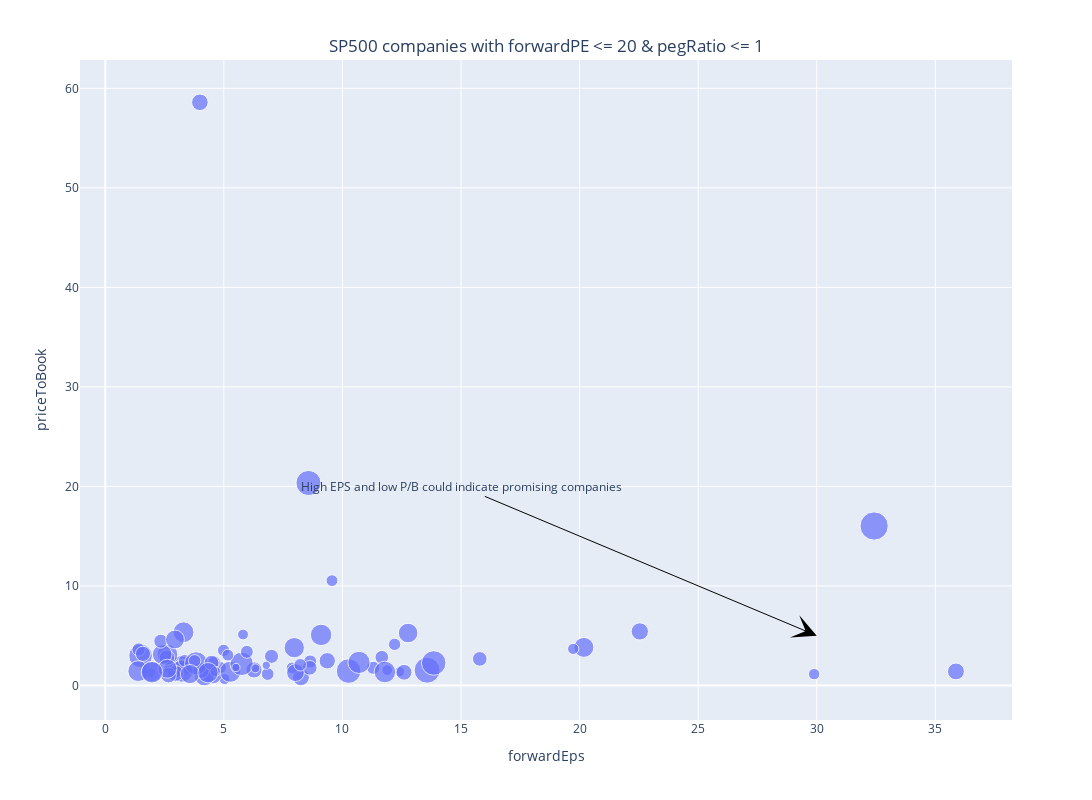

Notebook cell for this chart:
### Markdown cell above
The current forward P/E of the whole SP500 list of companies is around USD 29 (May 2021), which is probably slightly inflated due to the current pandemic. We'll see what companies have their P/E ratio under USD 20, as they could be considered "cheaper" than the market. The PEG ratio being significantly under 1 is a sign of its price being too low for the company’s likely performance in the future.
   
Using these information, we can filter some promising companies from the SP500 list. We can then afterward visualise these companies using their respective values for EPS, P/S and P/B.

### Code cell
PE_filter = 20
peg_filter = 1
funs_filtered = funs.query('forwardPE <= @PE_filter & pegRatio <= @peg_filter')

fig = px.scatter(funs_filtered, x="forwardEps", y="priceToBook",
                 size='priceToSalesTrailing12Months', hover_name='Ticker',hover_data=['forwardPE','pegRatio'])
fig.update_layout(
        width=1280,
        height=800,
        title = {
            'text': f'SP500 companies with forwardPE <= {PE_filter} & pegRatio <= {peg_filter}',
            'y':0.95,
            'x':0.5,
            'xanchor': 'center',
            'yanchor': 'top'})

fig.add_annotation(
  x=30,  # arrows' head
  y=5,  # arrows' head
  ax=15,  # arrows' tail
  ay=20,  # arrows' tail
  xref='x',
  yref='y',
  axref='x',
  ayref='y',
  text='High EPS and low P/B could indicate promising companies',
  showarrow=True,
  arrowhead=3,
  arrowsize=4,
  arrowwidth=1,
  arrowcolor='black'
)
fig.show()

### Figure 1 — Plotly figure (JSON) as saved in the notebook; plotly's stock layout.template omitted (floating-point values rounded to 4 significant figures; data arrays with more than 128 entries replaced by an {"elided": "..."} marker saying what was removed)
{"data": [{"customdata": {"elided": "80x2 float values"}, "hovertemplate": "<b>%{hovertext}</b><br><br>forwardEps=%{x}<br>priceToBook=%{y}<br>priceToSalesTrailing12Months=%{marker.size}<br>forwardPE=%{customdata[0]}<br>pegRatio=%{customdata[1]}<extra></extra>", "hovertext": ["AIG", "AIZ", "ALL", "AMP", "AXP", "BIIB", "BK", "BMY", "BWA", "C", "CB", "CE", "CFG", "CMA", "COG", "COP", "CVX", "DAL", "DD", "DHI", "DISCK", "DISH", "DOW", "DVA", "DVN", "DXC", "EOG", "EXC", "F", "FANG", "FCX", "FDX", "FE", "FITB", "GLW", "GM", "GS", "HAL", "HBAN", "HFC", "HPE", "IP", "IPG", "IVZ", "KEY", "KHC", "LEN", "LH", "LKQ", "LRCX", "LYB", "MTB", "MU", "NEM", "NRG", "NUE", "PCAR", "PFG", "PGR", "PHM", "PNC", "PPL", "PSX", "PVH", "PXD", "QCOM", "RE", "RF", "RJF", "SJM", "SLB", "STT", "TPR", "TXT", "VLO", "WDC", "WFC", "WRB", "WRK", "ZION"], "legendgroup": "", "marker": {"color": "#636efa", "size": [0.9647, 0.9444, 0.8557, 2.428, 3.715, 3.235, 2.836, 3.33, 1.137, 2.32, 2.023, 3.11, 3.378, 3.628, 4.538, 3.724, 2.136, 2.239, 2.075, 1.517, 1.592, 1.443, 1.213, 1.13, 3.515, 0.458, 4.42, 1.327, 0.3523, 4.901, 3.514, 1.024, 1.935, 3.966, 3.124, 0.6533, 2.313, 1.45, 3.505, 0.5254, 0.7676, 1.145, 1.572, 2.041, 3.382, 1.957, 1.399, 1.742, 1.23, 6.483, 1.237, 3.775, 3.997, 4.343, 0.9466, 1.247, 1.61, 1.311, 1.344, 1.395, 5.443, 2.945, 0.5585, 1.158, 4.887, 5.13, 1.058, 3.777, 2.172, 1.75, 1.862, 2.555, 2.871, 1.259, 0.5408, 1.264, 2.975, 1.769, 0.8679, 3.356], "sizemode": "area", "sizeref": 0.01621, "symbol": "circle"}, "mode": "markers", "name": "", "orientation": "v", "showlegend": false, "type": "scatter", "x": [5.03, 11.89, 12.41, 22.54, 9.1, 20.18, 4.53, 7.97, 4.86, 8.25, 12.6, 12.77, 4.18, 5.27, 1.49, 3.17, 6.27, 3.99, 4.04, 11.66, 3.23, 2.75, 4.99, 9.56, 2.62, 3.44, 5.75, 3.05, 1.69, 10.26, 3.3, 19.73, 2.6, 3.23, 2.4, 6.33, 35.87, 1.41, 1.39, 3, 1.92, 5.17, 2.34, 2.96, 1.96, 2.67, 11.3, 15.79, 3.34, 32.42, 12.2, 11.79, 10.7, 3.83, 5.81, 4.59, 7.01, 6.85, 5.97, 8.64, 13.57, 2.62, 6.79, 7.88, 13.85, 8.57, 29.89, 1.97, 9.36, 8.62, 1.59, 8.02, 2.94, 3.77, 5.51, 8.22, 3.57, 4.48, 4.64, 4.33], "xaxis": "x", "y": [0.634, 1.534, 1.373, 5.422, 5.074, 3.818, 1.09, 3.791, 1.797, 0.8176, 1.315, 5.262, 0.9846, 1.37, 2.967, 1.894, 1.552, 58.6, 1.51, 2.828, 1.925, 1.772, 3.523, 10.53, 3.097, 1.47, 2.162, 1.344, 1.344, 1.439, 5.341, 3.669, 2.793, 1.431, 3.107, 1.714, 1.404, 3.603, 1.436, 1.123, 1.271, 3.039, 4.439, 1.202, 1.376, 1.028, 1.772, 2.663, 2.484, 16.02, 4.123, 1.344, 2.309, 2.213, 5.114, 2.345, 2.916, 1.142, 3.372, 2.399, 1.524, 1.674, 2.017, 1.745, 2.252, 20.34, 1.133, 1.321, 2.471, 1.766, 3.172, 1.282, 4.613, 2.47, 1.795, 2.069, 1.136, 2.274, 1.389, 1.276], "yaxis": "y"}], "layout": {"annotations": [{"arrowcolor": "black", "arrowhead": 3, "arrowsize": 4, "arrowwidth": 1, "ax": 15, "axref": "x", "ay": 20, "ayref": "y", "showarrow": true, "text": "High EPS and low P/B could indicate promising companies", "x": 30, "xref": "x", "y": 5, "yref": "y"}], "height": 800, "legend": {"itemsizing": "constant", "tracegroupgap": 0}, "margin": {"t": 60}, "title": {"text": "SP500 companies with forwardPE <= 20 & pegRatio <= 1", "x": 0.5, "xanchor": "center", "y": 0.95, "yanchor": "top"}, "width": 1280, "xaxis": {"anchor": "y", "domain": [0, 1], "title": {"text": "forwardEps"}}, "yaxis": {"anchor": "x", "domain": [0, 1], "title": {"text": "priceToBook"}}}}
